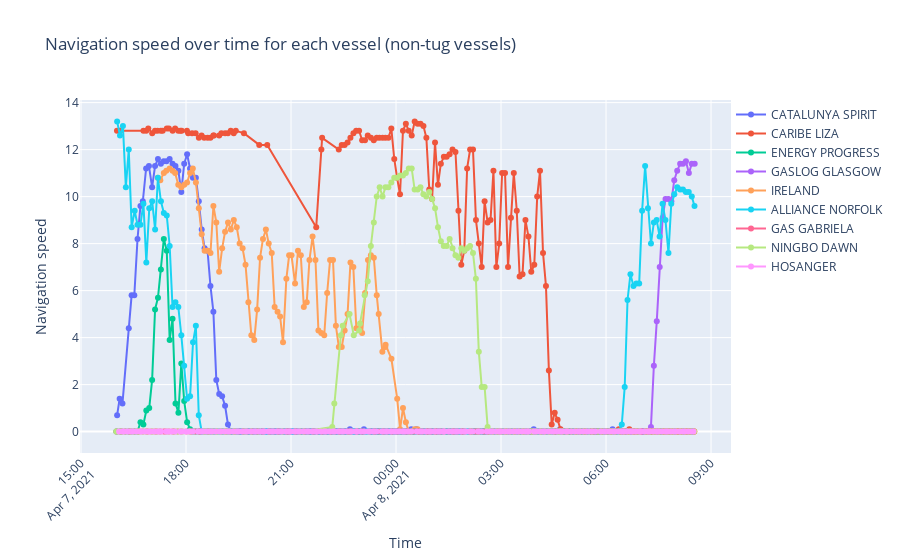

This figure's notebook cell:
### Markdown cell above
- Navigation speed over time for each vessel (no tug), with the possibility here to get the values on the curves

### Code cell
# Filter data for non-tug vessels
non_tug_data = data[data['vessel_type'] != 'tug']

# Create a figure
fig = go.Figure()

# Iterate through unique vessel names for non-tug vessels
unique_vessel_names = non_tug_data['vessel_name'].unique()

for vessel_name in unique_vessel_names:
    # Filter data for the current vessel name
    subset = non_tug_data[non_tug_data['vessel_name'] == vessel_name]
    
    # Create a line trace for navigation_speed over time for the current vessel
    fig.add_trace(go.Scatter(x=subset['navigation_time'], y=subset['navigation_speed'],
                             mode='lines+markers', name=vessel_name,
                             hoverinfo='x+y', text=subset['navigation_time'].dt.strftime('%Y-%m-%d %H:%M:%S')))

# Customize layout
fig.update_layout(
    title='Navigation speed over time for each vessel (non-tug vessels)',
    xaxis_title='Time',
    yaxis_title='Navigation speed',
    xaxis=dict(tickangle=-45),
    legend=dict(x=1, y=1)
)

fig.show()

### Figure 1 — Plotly figure (JSON) as saved in the notebook; plotly's stock layout.template omitted (floating-point values rounded to 4 significant figures; data arrays with more than 128 entries replaced by an {"elided": "..."} marker saying what was removed)
{"data": [{"hoverinfo": "x+y", "mode": "lines+markers", "name": "CATALUNYA SPIRIT", "text": {"elided": "198 str values"}, "type": "scatter", "x": {"elided": "198 str values"}, "y": {"elided": "198 float values"}}, {"hoverinfo": "x+y", "mode": "lines+markers", "name": "CARIBE LIZA", "text": {"elided": "163 str values"}, "type": "scatter", "x": {"elided": "163 str values"}, "y": {"elided": "163 float values"}}, {"hoverinfo": "x+y", "mode": "lines+markers", "name": "ENERGY PROGRESS", "text": {"elided": "192 str values"}, "type": "scatter", "x": {"elided": "192 str values"}, "y": {"elided": "192 float values"}}, {"hoverinfo": "x+y", "mode": "lines+markers", "name": "GASLOG GLASGOW", "text": ["2021-04-08 06:21:58", "2021-04-08 06:26:58", "2021-04-08 06:31:58", "2021-04-08 06:37:00", "2021-04-08 06:42:00", "2021-04-08 06:47:00", "2021-04-08 06:51:59", "2021-04-08 06:57:00", "2021-04-08 07:01:59", "2021-04-08 07:07:00", "2021-04-08 07:11:49", "2021-04-08 07:16:59", "2021-04-08 07:21:59", "2021-04-08 07:26:59", "2021-04-08 07:31:59", "2021-04-08 07:36:58", "2021-04-08 07:41:59", "2021-04-08 07:46:59", "2021-04-08 07:51:58", "2021-04-08 07:56:58", "2021-04-08 08:01:59", "2021-04-08 08:07:01", "2021-04-08 08:12:00", "2021-04-08 08:16:59", "2021-04-08 08:21:59", "2021-04-08 08:26:59", "2021-04-08 08:31:59"], "type": "scatter", "x": ["2021-04-08T06:21:58+00:00", "2021-04-08T06:26:58+00:00", "2021-04-08T06:31:58+00:00", "2021-04-08T06:37:00+00:00", "2021-04-08T06:42:00+00:00", "2021-04-08T06:47:00+00:00", "2021-04-08T06:51:59+00:00", "2021-04-08T06:57:00+00:00", "2021-04-08T07:01:59+00:00", "2021-04-08T07:07:00+00:00", "2021-04-08T07:11:49+00:00", "2021-04-08T07:16:59+00:00", "2021-04-08T07:21:59+00:00", "2021-04-08T07:26:59+00:00", "2021-04-08T07:31:59+00:00", "2021-04-08T07:36:58+00:00", "2021-04-08T07:41:59+00:00", "2021-04-08T07:46:59+00:00", "2021-04-08T07:51:58+00:00", "2021-04-08T07:56:58+00:00", "2021-04-08T08:01:59+00:00", "2021-04-08T08:07:01+00:00", "2021-04-08T08:12:00+00:00", "2021-04-08T08:16:59+00:00", "2021-04-08T08:21:59+00:00", "2021-04-08T08:26:59+00:00", "2021-04-08T08:31:59+00:00"], "y": [0, 0, 0, 0, 0, 0, 0, 0, 0, 0, 0, 0.2, 2.8, 4.7, 7, 9.1, 9.9, 9.9, 9.8, 10.7, 11.1, 11.4, 11.4, 11.5, 11, 11.4, 11.4]}, {"hoverinfo": "x+y", "mode": "lines+markers", "name": "IRELAND", "text": {"elided": "166 str values"}, "type": "scatter", "x": {"elided": "166 str values"}, "y": {"elided": "166 float values"}}, {"hoverinfo": "x+y", "mode": "lines+markers", "name": "ALLIANCE NORFOLK", "text": {"elided": "196 str values"}, "type": "scatter", "x": {"elided": "196 str values"}, "y": {"elided": "196 float values"}}, {"hoverinfo": "x+y", "mode": "lines+markers", "name": "GAS GABRIELA", "text": {"elided": "187 str values"}, "type": "scatter", "x": {"elided": "187 str values"}, "y": {"elided": "187 int values"}}, {"hoverinfo": "x+y", "mode": "lines+markers", "name": "NINGBO DAWN", "text": {"elided": "160 str values"}, "type": "scatter", "x": {"elided": "160 str values"}, "y": {"elided": "160 float values"}}, {"hoverinfo": "x+y", "mode": "lines+markers", "name": "HOSANGER", "text": {"elided": "191 str values"}, "type": "scatter", "x": {"elided": "191 str values"}, "y": {"elided": "191 int values"}}], "layout": {"legend": {"x": 1, "y": 1}, "title": {"text": "Navigation speed over time for each vessel (non-tug vessels)"}, "xaxis": {"tickangle": -45, "title": {"text": "Time"}}, "yaxis": {"title": {"text": "Navigation speed"}}}}
